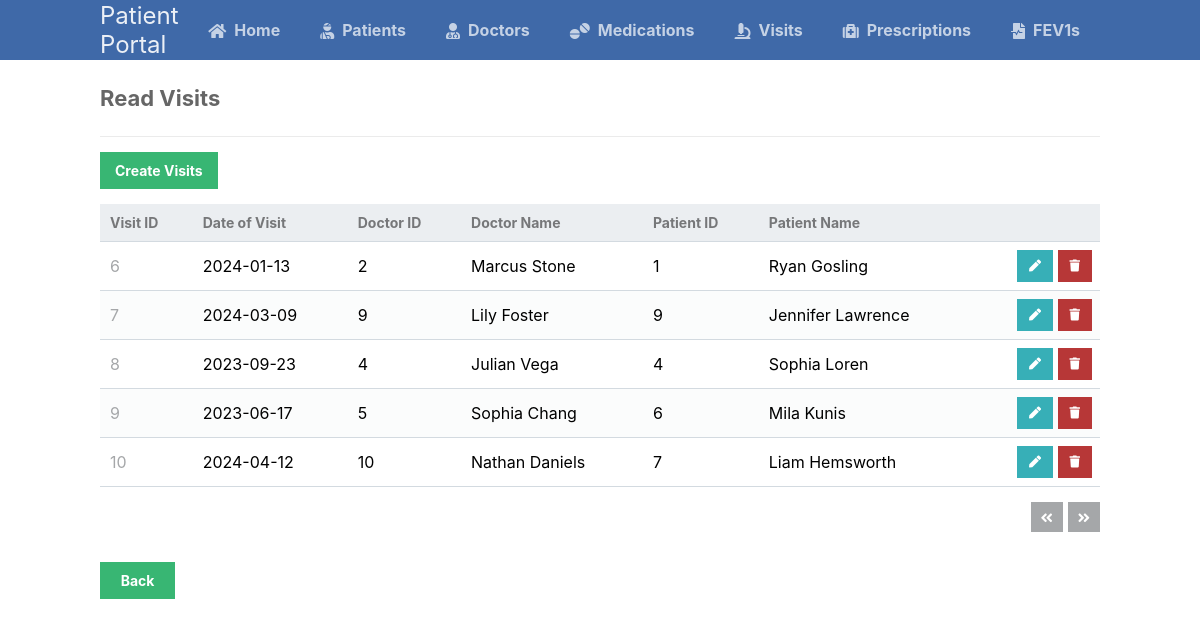
The page /scripts/visits_table/visits_read.php?page=2 on the database its author committed.
### tables this page shows
CREATE TABLE visits (
	visit_id INT AUTO_INCREMENT NOT NULL UNIQUE,
	doctor_id INT NOT NULL,
	patient_id INT NOT NULL,
	date_of_visit DATE NOT NULL,
	PRIMARY KEY (visit_id),
	CONSTRAINT visit_FK1 FOREIGN KEY (doctor_id) REFERENCES doctors (doctor_id),
	CONSTRAINT visit_FK2 FOREIGN KEY (patient_id) REFERENCES patients (patient_id)
);

CREATE TABLE doctors (
	doctor_id INT AUTO_INCREMENT NOT NULL,
	doctor_first_name VARCHAR(100) NOT NULL,
	doctor_last_name VARCHAR(100) NOT NULL,
	doctor_specialty VARCHAR(255) NOT NULL,
	PRIMARY KEY (doctor_id)
);

CREATE TABLE patients (
	patient_id INT AUTO_INCREMENT NOT NULL UNIQUE,
	patient_first_name VARCHAR(100) NOT NULL,
	patient_last_name VARCHAR(100) NOT NULL,
	gender CHAR(6) NOT NULL CHECK (gender IN ("Male", "Female", "Other")),
	birthdate DATE NOT NULL,
	genetics VARCHAR(255),
	diabetes CHAR(3) NOT NULL CHECK (diabetes IN ("Yes", "No")), 
	other_conditions VARCHAR(255), 
	PRIMARY KEY (patient_id)
);

### scripts/visits_table/visits_read.php (the view, shortened to what this page needs)
<?php
@include_once (APP_ROOT.APP_FOLDER_NAME . '/scripts/functions.php');
$pdo = pdo_connect_mysql();
$page = isset($_GET['page']) && is_numeric($_GET['page']) ? (int)$_GET['page'] : 1;
$records_per_page = 5;
$stmt = $pdo->prepare('SELECT * FROM visits AS V, doctors AS D, patients AS Pa WHERE V.doctor_id = D.doctor_id AND V.patient_id = Pa.patient_id ORDER BY V.visit_id LIMIT :current_page, :record_per_page');
$stmt->bindValue(':current_page', ($page-1)*$records_per_page, PDO::PARAM_INT);
$stmt->bindValue(':record_per_page', $records_per_page, PDO::PARAM_INT);
$stmt->execute();
$visits = $stmt->fetchAll(PDO::FETCH_ASSOC);
$num_visits = $pdo->query('SELECT COUNT(*) FROM visits')->fetchColumn();
?>
<?=template_header('Read')?>
<div class="content read">
	<h2>Read Visits</h2>
	<a href="visits_create.php" class="create-contact">Create Visits</a>
	<table>
        <thead>
            <tr>
                <td>Visit ID</td>
                <td>Date of Visit</td>
                <td>Doctor ID</td>
                <td>Doctor Name</td>
                <td>Patient ID</td>
                <td>Patient Name</td>
                <td></td>
            </tr>
        </thead>
        <tbody>
            <?php foreach ($visits as $visit): ?>
            <tr>
                <td><?=$visit['visit_id']?></td>
                <td><?=$visit['date_of_visit']?></td>
                <td><?=$visit['doctor_id']?></td>
                <td><?=$visit['doctor_first_name'].' '.$visit['doctor_last_name']?></td>
                <td><?=$visit['patient_id']?></td>
                <td><?=$visit['patient_first_name'].' '.$visit['patient_last_name']?></td>
                <td class="actions">
                    <a href="visits_update.php?visit_id=<?=$visit['visit_id']?>&doctor_id=<?=$visit['doctor_id']?>&patient_id=<?=$visit['patient_id']?>" class="edit"><i class="fas fa-pen fa-xs"></i></a>
                    <a href="visits_delete.php?visit_id=<?=$visit['visit_id']?>" class="trash"><i class="fas fa-trash fa-xs"></i></a>
                </td>
            </tr>
            <?php endforeach; ?>
        </tbody>
    </table>
	<div class="pagination">
		<?php if ($page > 1): ?>
		<a href="visits_read.php?page=<?=$page-1?>"><i class="fas fa-angle-double-left fa-sm"></i></a>
		<?php endif; ?>
		<?php if ($page*$records_per_page < $num_visits): ?>
		<a href="visits_read.php?page=<?=$page+1?>"><i class="fas fa-angle-double-right fa-sm"></i></a>
		<?php endif; ?>
	</div>
    <a class="back" href="..\landingPage.php">Back</a>
</div>
<?=template_footer()?>

### styles/style.css (style rules this page uses)
* { box-sizing: border-box; font-family: -apple-system, BlinkMacSystemFont, "segoe ui", roboto, oxygen, ubuntu, cantarell, "fira sans", "droid sans", "helvetica neue", Arial, sans-serif; font-size: 16px; -webkit-font-smoothing: antialiased; -moz-osx-font-smoothing: grayscale; }
body { background-color: #FFFFFF; margin: 0; }
.content { width: 1000px; margin: 0 auto; }
.content h2 { margin: 0; padding: 25px 0; font-size: 22px; border-bottom: 1px solid #ebebeb; color: #666666; }
.read .create-contact { display: inline-block; text-decoration: none; background-color: #38b673; font-weight: bold; font-size: 14px; color: #FFFFFF; padding: 10px 15px; margin: 15px 0; }
.read .pagination { display: flex; justify-content: flex-end; }
.read .pagination a { display: inline-block; text-decoration: none; background-color: #a5a7a9; font-weight: bold; color: #FFFFFF; padding: 5px 10px; margin: 15px 0 15px 5px; }
.read table { width: 100%; padding-top: 30px; border-collapse: collapse; }
.read table thead { background-color: #ebeef1; border-bottom: 1px solid #d3dae0; }
.read table thead td { padding: 10px; font-weight: bold; color: #767779; font-size: 14px; }
.read table tbody tr { border-bottom: 1px solid #d3dae0; }
.read table tbody tr:nth-child(even) { background-color: #fbfcfc; }
.read table tbody tr td { padding: 10px; }
.read table tbody tr td:nth-child(1) { color: #a5a7a9; }
.read table tbody tr td.actions { padding: 8px; text-align: right; }
.read table tbody tr td.actions .edit, .read table tbody tr td.actions .trash { display: inline-flex; text-align: right; text-decoration: none; color: #FFFFFF; padding: 10px 12px; }
.read table tbody tr td.actions .trash { background-color: #b73737; }
.read table tbody tr td.actions .edit { background-color: #37afb7; }
.back { display: block; background-color: #38b673; border: 0; font-weight: bold; font-size: 14px; color: #FFFFFF; cursor: pointer; width: 75px; margin-top: 15px; text-align: center; padding: 10px; text-decoration: none; }

### rows shown on the page
visits: visit_id "6", date_of_visit "2024-01-13", doctor.doctor_id "2", doctor.doctor_first_name "Marcus", doctor.doctor_last_name "Stone", patient.patient_id "1", patient.patient_first_name "Ryan", patient.patient_last_name "Gosling"
visits: visit_id "7", date_of_visit "2024-03-09", doctor.doctor_id "9", doctor.doctor_first_name "Lily", doctor.doctor_last_name "Foster", patient.patient_id "9", patient.patient_first_name "Jennifer", patient.patient_last_name "Lawrence"
visits: visit_id "8", date_of_visit "2023-09-23", doctor.doctor_id "4", doctor.doctor_first_name "Julian", doctor.doctor_last_name "Vega", patient.patient_id "4", patient.patient_first_name "Sophia", patient.patient_last_name "Loren"
visits: visit_id "9", date_of_visit "2023-06-17", doctor.doctor_id "5", doctor.doctor_first_name "Sophia", doctor.doctor_last_name "Chang", patient.patient_id "6", patient.patient_first_name "Mila", patient.patient_last_name "Kunis"
visits: visit_id "10", date_of_visit "2024-04-12", doctor.doctor_id "10", doctor.doctor_first_name "Nathan", doctor.doctor_last_name "Daniels", patient.patient_id "7", patient.patient_first_name "Liam", patient.patient_last_name "Hemsworth"
